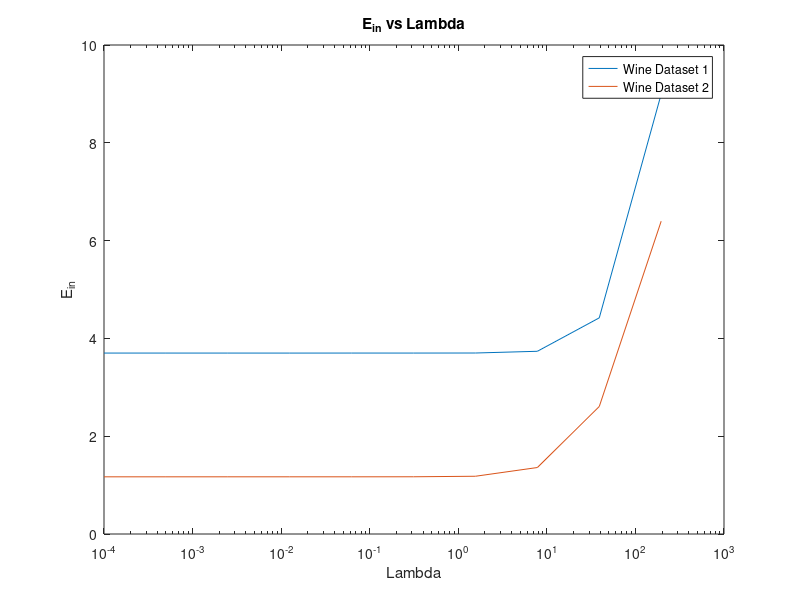
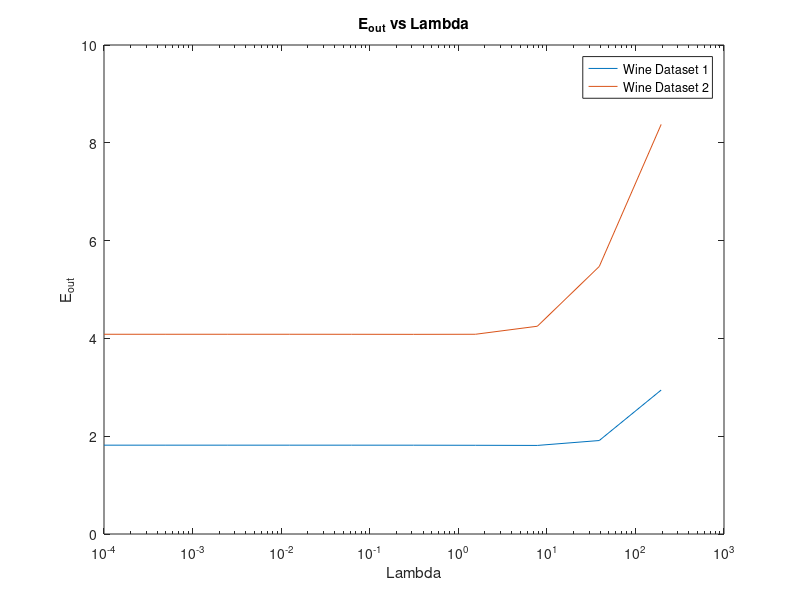
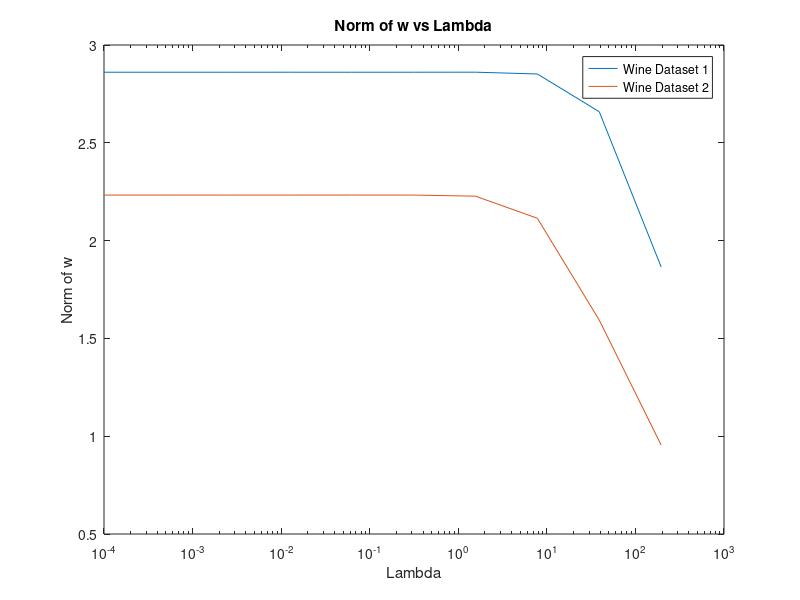

MATLAB code to generate these figures, in order:
raw_train = dlmread('wine_training1.txt',',');
x_train1 = raw_train(:,2:14);
y_train1 = raw_train(:,1);
x_train1 = (x_train1 - (ones(length(y_train1),1)* mean(x_train1)))./(ones(length(y_train1),1)*std(x_train1, 0, 1));

raw_train = dlmread('wine_training2.txt',',');
x_train2 = raw_train(:,2:14);
y_train2 = raw_train(:,1);
x_train2 = (x_train2 - (ones(length(y_train2),1)* mean(x_train2)))./(ones(length(y_train2),1)*std(x_train2, 0, 1));

raw_train = dlmread('wine_testing.txt',',');
x_test = raw_train(:,2:14);
y_test = raw_train(:,1);
x_test = (x_test - (ones(length(y_test),1)* mean(x_test)))./(ones(length(y_test),1)*std(x_test, 0, 1));

lambda = [.0001, .0005, .0025, .0125, .0625, .3125, 1.5625, 7.815, 39.0625, 195.3125];
ita = 10^-3;
w = ones(13,1);

x_trains{1} = x_train1;
x_trains{2} = x_train2;
y_trains{1} = y_train1;
y_trains{2} = y_train2;
e_ins = [];
e_outs = [];
w_norms = [];
for i = 1:2
    x_train = x_trains{i};
    y_train = y_trains{i};
    [row, col] = size(x_train);
    [row_t, col_t] = size(x_test);
    e_in = zeros(10,1);
    e_out = zeros(10,1);
    norm_list = zeros(10,1);
    
    for n = 1:10
        w = zeros(13,1);
        gra = zeros(13,1);
        tt=zeros(10^7,1);
        for j=1:row
            tt(1)=tt(1)+log(1+exp(-y_train(j,1)*x_train(j,:)*w));
        end
        tt(1)=tt(1)+(lambda(n)/row)*w'*w;
        
        gra=((ones(1,row)-1./(1+exp(-y_train'.*(w'*x_train')))).*y_train'*x_train)'+2*(lambda(n)/row)*w;
        w=w+10^-4*gra;
        for j=1:row
            tt(2)=tt(2)+log(1+exp(-y_train(j,1)*x_train(j,:)*w));
        end
        tt(2)=tt(2)+(lambda(n)/row)*w'*w;
        k=2;

        while (tt(k-1)-tt(k))>=ita*(tt(1)-tt(2))
            gra=((ones(1,row)-1./(1+exp(-y_train'.*(w'*x_train')))).*y_train'*x_train)'+2*(lambda(n)/row)*w;
            w=w+10^-4*gra;
            k=k+1;
        
            for j=1:row
                tt(k)=tt(k)+log(1+exp(-y_train(j,1)*x_train(j,:)*w));
            end
            tt(k)=tt(k)+(lambda(n)/row)*w'*w;
               
         end      

       e_in(n)=0;
       e_out(n)=0;
       norm_list(n) = norm(w);

       for j=1:row
            e_in(n)=e_in(n)+log(1+exp(-y_train(j,1)*x_train(j,:)*w));
       end
       for j=1:row_t
            e_out(n)=e_out(n)+log(1+exp(-y_test(j,1)*x_test(j,:)*w));
       end

       
   end
    e_ins{i} = e_in;
    e_outs{i} = e_out;
    w_norms{i} = norm_list;
end

figure(1)
for i = 1:2
    semilogx(lambda, e_ins{i});
    hold on
end
xlabel('Lambda');
ylabel('E_{in}');
title('E_{in} vs Lambda');
l = legend('Wine Dataset 1', 'Wine Dataset 2');

figure(2)
for i = 1:2
    semilogx(lambda, e_outs{i});
    hold on
end
xlabel('Lambda');
ylabel('E_{out}');
title('E_{out} vs Lambda');
l = legend('Wine Dataset 1', 'Wine Dataset 2');

figure(3)
for i = 1:2
    semilogx(lambda, w_norms{i});
    hold on
end
xlabel('Lambda');
ylabel('Norm of w');
title('Norm of w vs Lambda');
l = legend('Wine Dataset 1', 'Wine Dataset 2');

